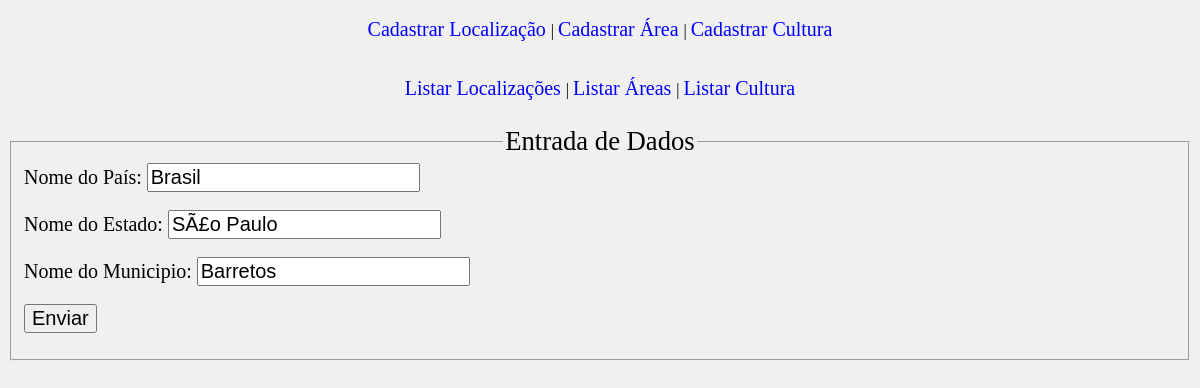
/form_alterar_localizacao.php?ID_localizacao=2, run on an earlier commit of the app's database.
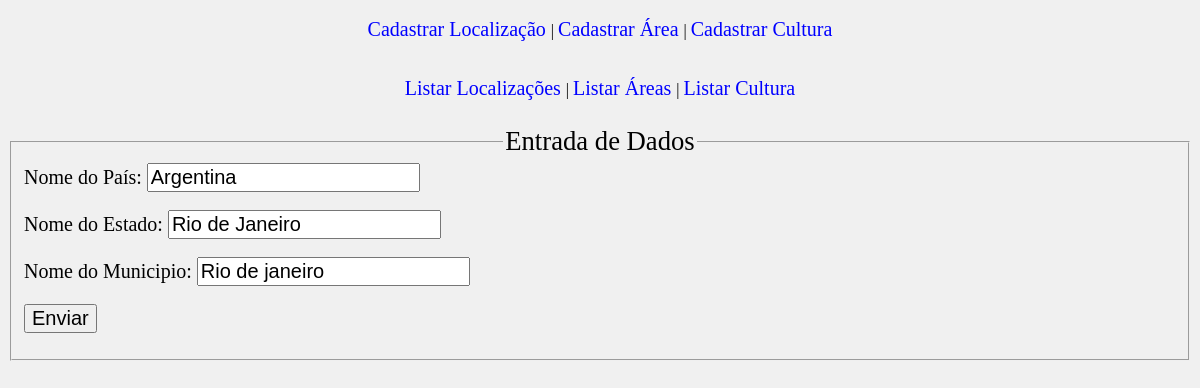
And on a later commit of the database.
### tables this page shows
CREATE TABLE IF NOT EXISTS `localizacao` (
  `ID_localizacao` int(100) NOT NULL AUTO_INCREMENT,
  `pais` varchar(50) NOT NULL,
  `estado` varchar(50) NOT NULL,
  `municipio` varchar(50) NOT NULL,
  PRIMARY KEY (`ID_localizacao`)
);

### form_alterar_localizacao.php (the view, shortened to what this page needs)
<?php
	include "funcao.php";
?>
<html>
	<head>
		<link rel="stylesheet" href="estilos.css"/>
	</head>
	<body class="corpo">
		<?php
			include "conexao.php";
			$get = $_GET["ID_localizacao"];
			$sql = "select * from localizacao where ID_localizacao = $get";
			$resultado = mysqli_query($link, $sql) or die (mysqli_error($link));
			$linha= mysqli_fetch_array($resultado);
		?>
		<fieldset>
			<legend>Entrada de Dados</legend>
			<form action="altera_localizacao.php" method="post">
				<label>Nome do País: </label>
				<input type="text" name="nomePais" value="<?= $linha["pais"]; ?>" />
				<br />
				<br />
				<label>Nome do Estado: </label>
				<input type="text" name="estado" value="<?= $linha["estado"]; ?>" />
				<br />
				<br />
				<label>Nome do Municipio: </label>
				<input type="text" name="municipio" value="<?= $linha["municipio"]; ?>" />
				<br />
				<br />
				<input type="submit" value="Enviar"/>
			</form>
		</fieldset>
	</body>
</html>

What changed in the data, as far as the page shows it:
changed localizacao: nomePais "Brasil" → "Argentina"; estado "SÃ£o Paulo" → "Rio de Janeiro"; municipio "Barretos" → "Rio de janeiro"
